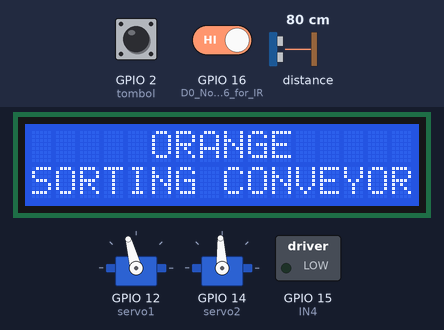
Bench run of a sketch on a simulated ESP8266 (NodeMCU). Parts: 2 × servo, 16×2 character LCD, switched loads named in the sketch (green lamp = pin HIGH). Wiring (inferred from the names in the program): ultrasonic range finder: trigger GPIO 13; echo GPIO 0. The test bench sets the inputs (shaded band); at power-on: GPIO 2 (tombol) HIGH, GPIO 16 (D0_NodeMCU_ESP8266_for_IR) HIGH, distance to the obstacle 80 cm. The echo pulse lasts 58.3 µs per cm; WiFi joins after 1.5 s; servers stay silent unless stated; pins used as bus, display or sensor lines are not drawn; what the sketch prints to the serial monitor is not drawn.

Above: at 1.9 s.
At 6.1 s:
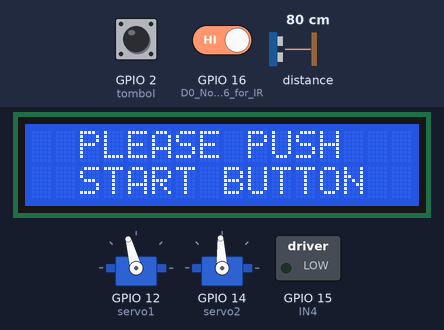
6.2 s: GPIO 2 (tombol) pulled LOW for 3.2 s
At 9.3 s:
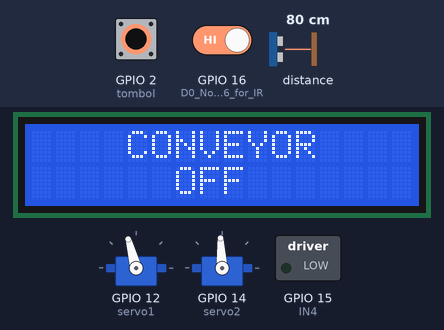
12.3 s: GPIO 2 (tombol) driven LOW and GPIO 16 (D0_NodeMCU_ESP8266_for_IR) driven LOW
At 15.1 s:
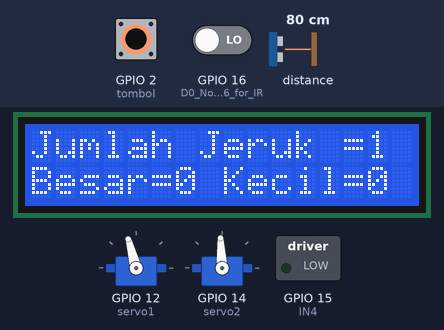
15.3 s: distance to the obstacle set to 10 cm
18.0 s: distance to the obstacle set to 7 cm
21.0 s: GPIO 16 (D0_NodeMCU_ESP8266_for_IR) driven HIGH
At 23.66 s:
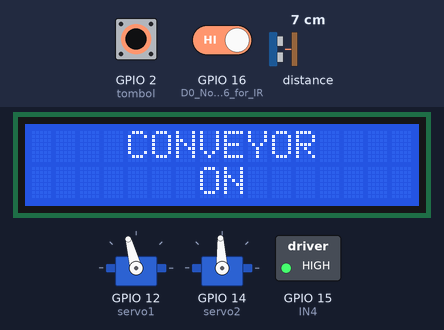
Timing chart, 0 to 26.3 s (numbered marks = the images above; inputs shaded):
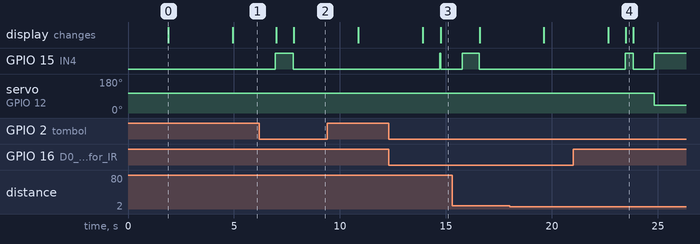

The sketch:

Conveyor11.ino
```cpp
#include <ESP8266WiFi.h>
#include <BlynkSimpleEsp8266.h>
#include <LiquidCrystal_I2C.h>
#include <NewPing.h>
#include <Servo.h>
#include <Wire.h>

LiquidCrystal_I2C lcd(0x27, 16, 2);

Servo servo1;
Servo servo2;

#define trigPin 13                                // D7 NodeMCU ESP8266
#define echoPin 0                                 // D3 NodeMCU ESP8266
#define MAX_DISTANCE 200
#define BLYNK_PRINT Serial

NewPing sonar(trigPin, echoPin, MAX_DISTANCE);

int IN4 = 15;                                      // D8 NodeMCU ESP8266
const int tombol = 2;                             // D4 NodeMCU ESP8266
int countertombol = 0;
int count = 0;                                    // Jumlah Jeruk
int countkecil = 0;
int countbesar = 0;
long duration;
int distance;
int val2;

char auth[] = "D2z26gaorTO98bRkWelsW-mheQCpFkXx";
char ssid[] = "Vkurpmax";
char pass[] = "lumos maxima";

BlynkTimer timer;

void myTimerEvent()
{
  Blynk.virtualWrite(V1,distance);
  Blynk.virtualWrite(V2,count);
  Blynk.virtualWrite(V3,countkecil);
  Blynk.virtualWrite(V4,countbesar);
}

void setup()
{
  Serial.begin(9600);
  Blynk.begin(auth, ssid, pass);
  timer.setInterval(1000L, myTimerEvent);

  pinMode(IN4, OUTPUT);
  pinMode(tombol, INPUT_PULLUP);  // D4 Pushbutton
  pinMode(16, INPUT);             // D0 NodeMCU ESP8266 for IR
  pinMode(trigPin,OUTPUT);        // Trig pin
  pinMode(echoPin,INPUT);         // Echo pin

  servo1.attach(12);              // D6 node
  servo2.attach(14);              // D5 NodeMCU ESP8266

  servo1.write(105);
  servo2.write(93);

  lcd.begin();
  lcd.setCursor(0,0);
  lcd.print("     ORANGE    ");
  lcd.setCursor(0,1);
  lcd.print("SORTING CONVEYOR");
  delay(3000);
  lcd.clear();
  lcd.setCursor(0,0);
  lcd.print("  PLEASE PUSH  ");
  lcd.setCursor(0,1);
  lcd.print("  START BUTTON  ");
}

void loop()
{
  Blynk.run();
  timer.run();
  pushbutton();
  IR1();
  bacaultra();
}

void pushbutton()
{
  if (digitalRead(tombol) == LOW)
  {
    countertombol++;
    delay(500);
    if (countertombol == 1)
    {
      digitalWrite(IN4, HIGH);
      lcd.clear();
      lcd.setCursor(0,0);
      lcd.print("    CONVEYOR    ");
      lcd.setCursor(0,1);
      lcd.print("       ON       ");
    }
    if (countertombol == 2)
    {
      digitalWrite(IN4, LOW);
      servo1.write(105);
      servo2.write(93);
      countertombol = 0;
      count = 0;
      countkecil = 0;
      countbesar = 0;

      lcd.clear();
      lcd.setCursor(0,0);
      lcd.print("    CONVEYOR    ");
      lcd.setCursor(0,1);
      lcd.print("      OFF");
      delay(3000);

      lcd.clear();
      lcd.setCursor(0,0);
      lcd.print("     THANK     ");
      lcd.setCursor(0,1);
      lcd.print("      YOU      ");
      delay(3000);

      lcd.clear();
      lcd.setCursor(0,0);
      lcd.print("  PLEASE  PUSH  ");
      lcd.setCursor(0,1);
      lcd.print("  START BUTTON  ");
    }
  }
}

void IR1()
{
  val2 = digitalRead(16);
  if (val2 == LOW && countertombol == 1)
  {
    count++;
    lcd.clear();
    lcd.setCursor(0,0);
    lcd.print("Jumlah Jeruk =");
    lcd.print(count);
    lcd.setCursor(0,1);
    lcd.print("Besar=");
    lcd.print(countbesar);
    lcd.print(" Kecil=");
    lcd.print(countkecil);

    digitalWrite(IN4,LOW);  //Motor off
    delay(1000);
    digitalWrite(IN4,HIGH); //Motor on
  }
}

void bacaultra(){
  digitalWrite(trigPin, LOW);
  delayMicroseconds(2);
  digitalWrite(trigPin, HIGH);
  delayMicroseconds(10);
  digitalWrite(trigPin, LOW);
  duration = pulseIn(echoPin, HIGH);
  distance = (duration/2) / 29.1;
  delay (300);
  Serial.println(distance);

  if(distance>=6 && distance <9 && countertombol == 1)  // Kecil
  {

   countkecil++;
   lcd.clear();
   lcd.setCursor(0,0);
   lcd.print("Jumlah Jeruk =");
   lcd.print(count);
   lcd.setCursor(0,1);
   lcd.print("Besar=");
   lcd.print(countbesar);
   lcd.print(" Kecil=");
   lcd.print(countkecil);

   digitalWrite(IN4,LOW); // Motor OFF
   delay(1000);
   digitalWrite(IN4,HIGH);
   servo1.write(40);
   delay(4500);
   servo1.write(105);
  }
   if(distance<=5 && distance>=1 &&countertombol == 1)  // Besar
  {
    countbesar++;
    lcd.clear();
    lcd.setCursor(0,0);
    lcd.print("Jumlah Jeruk =");
    lcd.print(count);
    lcd.setCursor(0,1);
    lcd.print("Besar=");
    lcd.print(countbesar);
    lcd.print(" Kecil=");
    lcd.print(countkecil);

   digitalWrite(IN4,LOW); // Motor OFF
   delay(1000);
   digitalWrite(IN4,HIGH);
   servo2.write(35);
   delay(4500);
   servo2.write(93);
  }
}
```

Measured:
- after the input at 6.2 s, GPIO 15 (IN4): LOW → HIGH after 0.76 s, → LOW 0.84 s later; the display: first changes after 0.80 s (image 2 shows a later state)
- after the input at 12.3 s, GPIO 15 (IN4): LOW → HIGH after 2.4 s, → LOW 0.07 s later; the display: first differs from a run without the input after 2.5 s (image 3)
- after the input at 21.0 s, servo on GPIO 12 (servo1): 105° → 40° after 3.8 s instead of 4.9 s; the display: first differs from a run without the input after 2.5 s (image 4)
- what the display in image 0 shows lasts 3.0 s, from 1.9 s to 4.9 s
